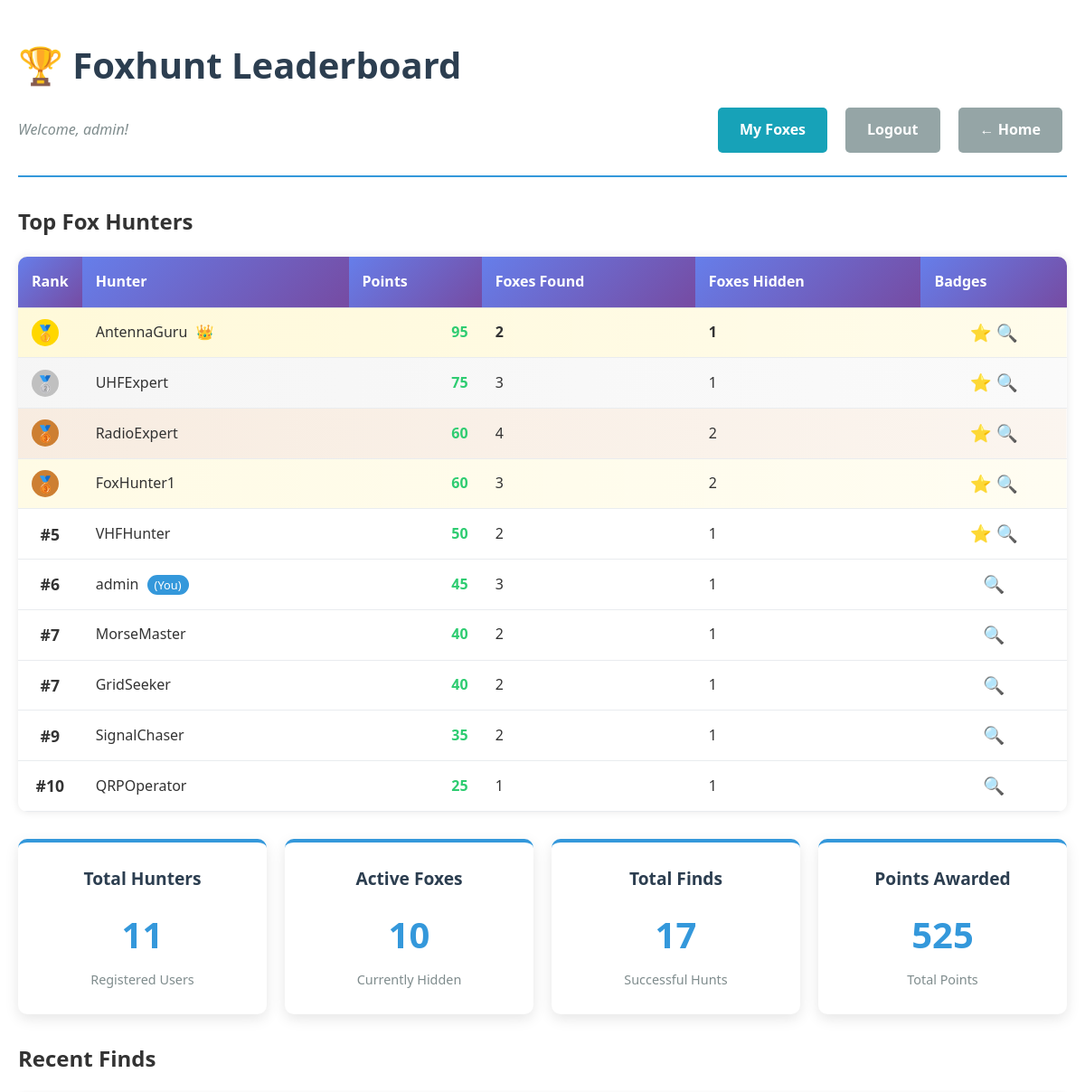
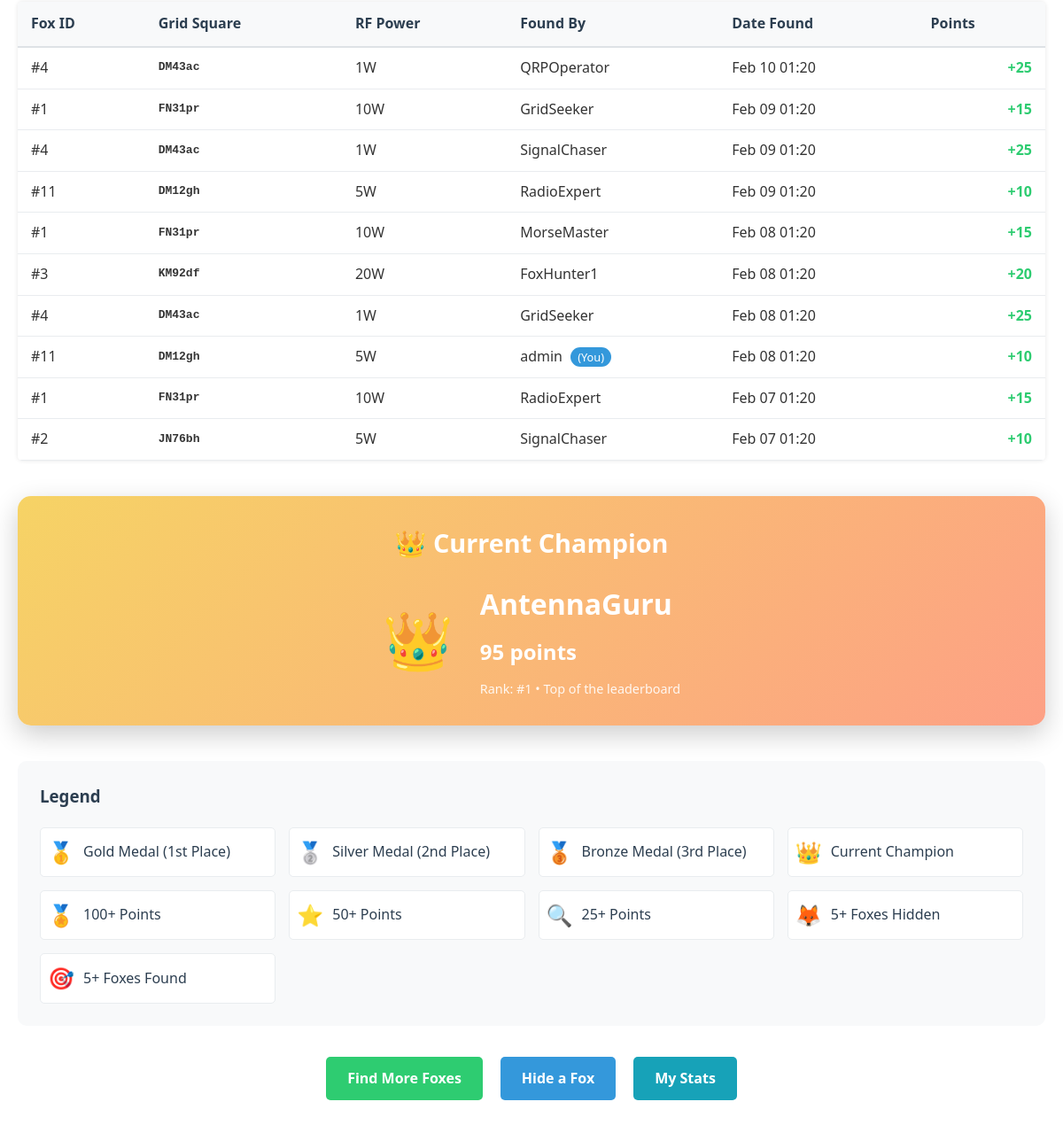
/leaderboard.php (signed in), run on the app's committed database (2 pictures, top to bottom).
### tables this page shows
CREATE TABLE users (
    id INT AUTO_INCREMENT PRIMARY KEY,
    username VARCHAR(50) UNIQUE NOT NULL,
    email VARCHAR(100) NULL,  
    password_hash VARCHAR(255) NOT NULL,
    is_admin BOOLEAN DEFAULT FALSE,
    total_points INT DEFAULT 0,
    foxes_hidden INT DEFAULT 0,
    foxes_found INT DEFAULT 0,
    last_activity DATETIME DEFAULT CURRENT_TIMESTAMP,
    created_at DATETIME DEFAULT CURRENT_TIMESTAMP,
    INDEX idx_username (username),
    INDEX idx_email (email),
    INDEX idx_points (total_points DESC)
);

CREATE TABLE fox_finds (
    id INT AUTO_INCREMENT PRIMARY KEY,
    fox_id INT NOT NULL,
    user_id INT NOT NULL,
    found_at DATETIME DEFAULT CURRENT_TIMESTAMP,
    serial_number VARCHAR(8) NOT NULL,
    points_awarded INT DEFAULT 0,
    FOREIGN KEY (fox_id) REFERENCES foxes(id) ON DELETE CASCADE,
    FOREIGN KEY (user_id) REFERENCES users(id) ON DELETE CASCADE,
    UNIQUE KEY unique_fox_user (fox_id, user_id),
    INDEX idx_fox_id (fox_id),
    INDEX idx_user_id (user_id),
    INDEX idx_found_at (found_at DESC)
);

CREATE TABLE foxes (
    id INT AUTO_INCREMENT PRIMARY KEY,
    serial_number VARCHAR(8) UNIQUE NOT NULL,
    grid_square VARCHAR(6) NOT NULL,
    frequency VARCHAR(8) DEFAULT '146.520',  
    mode VARCHAR(4) DEFAULT 'FM',  
    rf_power VARCHAR(5) DEFAULT '5W',  
    notes VARCHAR(25),
    hidden_by INT,
    hidden_at DATETIME DEFAULT CURRENT_TIMESTAMP,
    expires_at DATETIME,
    points INT DEFAULT 10,
    total_finds INT DEFAULT 0,
    first_found_at DATETIME,
    FOREIGN KEY (hidden_by) REFERENCES users(id) ON DELETE SET NULL,
    INDEX idx_grid_square (grid_square),
    INDEX idx_frequency (frequency),  
    INDEX idx_hidden_by (hidden_by),
    INDEX idx_expires (expires_at),
    INDEX idx_hidden_at (hidden_at DESC),
    INDEX idx_total_finds (total_finds DESC)
);

### config.php (called while the page is built, shortened)
<?php
function isLoggedIn() {
    return true;
}

### leaderboard.php (the view, shortened to what this page needs)
<?php
require_once 'config.php';
$db = getDB();
$leaderboard = [];
$recent_finds = [];
$stats = [];
try {
    $stmt = $db->query("SELECT * FROM leaderboard_view ORDER BY rank_position");
    $leaderboard = $stmt->fetchAll();
    $stmt = $db->query("SELECT ff.*,
        f.grid_square, f.rf_power, f.notes,
        uh.username as hidden_by_username,
        uf.username as found_by_username
        FROM fox_finds ff
        JOIN foxes f ON ff.fox_id = f.id
        LEFT JOIN users uh ON f.hidden_by = uh.id
        LEFT JOIN users uf ON ff.user_id = uf.id
        ORDER BY ff.found_at DESC
        LIMIT 10");
    $recent_finds = $stmt->fetchAll();
    $stats = $db->query("SELECT
        (SELECT COUNT(*) FROM users) as total_users,
        (SELECT COUNT(*) FROM foxes) as total_foxes,
        (SELECT COUNT(*) FROM fox_finds) as total_finds,
        (SELECT SUM(total_points) FROM users) as total_points_awarded,
        (SELECT AVG(points) FROM foxes) as avg_points,
        (SELECT username FROM users ORDER BY total_points DESC LIMIT 1) as top_hunter,
        (SELECT total_points FROM users ORDER BY total_points DESC LIMIT 1) as top_score,
        (SELECT COUNT(*) FROM foxes WHERE expires_at IS NULL OR expires_at > NOW()) as active_foxes
        FROM dual")->fetch();
} catch (PDOException $e) {
    $error = "Error loading leaderboard: " . $e->getMessage();
}
?>
<!DOCTYPE html>
<html lang="en">
<head>
    <link rel="stylesheet" href="styles.css">
</head>
<body>
    <div class="container">
        <header>
            <h1>🏆 Foxhunt Leaderboard</h1>
            <div class="header-actions">
                <?php if (isLoggedIn()): ?>
                    <span class="user-info">Welcome, <?php echo htmlspecialchars($_SESSION['username']); ?>!</span>
                    <a href="my_foxes.php" class="btn btn-info">My Foxes</a>
                    <a href="logout.php" class="btn btn-secondary">Logout</a>
                <?php else: ?>
                    <a href="login.php" class="btn btn-primary">Login</a>
                    <a href="signup.php" class="btn btn-success">Sign Up</a>
                <?php endif; ?>
                <a href="index.php" class="btn btn-secondary">← Home</a>
            </div>
        </header>
        <div class="leaderboard-section">
            <h2>Top Fox Hunters</h2>
            <?php if (empty($leaderboard)): ?>
                <div class="no-data">
                    <h3>No Leaderboard Data</h3>
                    <p>No hunters have earned points yet.</p>
                    <p>Be the first to find a fox!</p>
                    <a href="find_fox.php" class="btn btn-success">Start Hunting</a>
                </div>
            <?php else: ?>
                <div class="table-responsive">
                    <table class="leaderboard-table">
                        <thead>
                            <tr>
                                <th>Rank</th>
                                <th>Hunter</th>
                                <th>Points</th>
                                <th>Foxes Found</th>
                                <th>Foxes Hidden</th>
                                <th>Badges</th>
                            </tr>
                        </thead>
                        <tbody>
                            <?php foreach ($leaderboard as $index => $user):
                                $rank = $user['rank_position'];
                                $medal_class = '';
                                $medal_icon = '';
                                if ($rank == 1) {
                                    $medal_class = 'medal-gold';
                                    $medal_icon = '🥇';
                                } elseif ($rank == 2) {
                                    $medal_class = 'medal-silver';
                                    $medal_icon = '🥈';
                                } elseif ($rank == 3) {
                                    $medal_class = 'medal-bronze';
                                    $medal_icon = '🥉';
                                }
                            ?>
                                <tr class="<?php echo $rank <= 3 ? 'top-three' : ''; ?>">
                                    <td class="rank-cell">
                                        <?php if ($medal_class): ?>
                                            <span class="medal <?php echo $medal_class; ?>">
                                                <?php echo $medal_icon; ?>
                                            </span>
                                        <?php else: ?>
                                            <span class="rank-<?php echo $rank; ?>">
                                                #<?php echo $rank; ?>
                                            </span>
                                        <?php endif; ?>
                                    </td>
                                    <td class="username-cell">
                                        <?php echo htmlspecialchars($user['username']); ?>
                                        <?php if (isLoggedIn() && $user['username'] == $_SESSION['username']): ?>
                                            <span class="badge-you">(You)</span>
                                        <?php endif; ?>
                                        <?php if ($user['username'] == ($stats['top_hunter'] ?? '')): ?>
                                            <span class="crown">👑</span>
                                        <?php endif; ?>
                                    </td>
                                    <td class="points-cell"><?php echo $user['total_points']; ?></td>
                                    <td><?php echo $user['foxes_found']; ?></td>
                                    <td><?php echo $user['foxes_hidden']; ?></td>
                                    <td class="badges-cell">
                                        <div class="user-badges">
                                            <?php if ($user['total_points'] >= 50): ?>⭐<?php endif; ?>
                                            <?php if ($user['total_points'] >= 25): ?>🔍<?php endif; ?>
                                        </div>
                                    </td>
                                </tr>
                            <?php endforeach; ?>
                        </tbody>
                    </table>
                </div>
            <?php endif; ?>
        </div>
        <div class="stats-grid">
            <div class="stat-card">
                <h3>Total Hunters</h3>
                <span class="stat-value"><?php echo $stats['total_users'] ?? 0; ?></span>
                <span class="stat-label">Registered Users</span>
            </div>
            <div class="stat-card">
                <h3>Active Foxes</h3>
                <span class="stat-value"><?php echo $stats['active_foxes'] ?? 0; ?></span>
                <span class="stat-label">Currently Hidden</span>
            </div>
            <div class="stat-card">
                <h3>Total Finds</h3>
                <span class="stat-value"><?php echo $stats['total_finds'] ?? 0; ?></span>
                <span class="stat-label">Successful Hunts</span>
            </div>
            <div class="stat-card">
                <h3>Points Awarded</h3>
                <span class="stat-value"><?php echo $stats['total_points_awarded'] ?? 0; ?></span>
                <span class="stat-label">Total Points</span>
            </div>
        </div>
        <div class="section">
            <h2>Recent Finds</h2>
            <?php if (!empty($recent_finds)): ?>
                <table class="recent-finds">
                    <thead>
                        <tr>
                            <th>Fox ID</th>
                            <th>Grid Square</th>
                            <th>RF Power</th>
                            <th>Found By</th>
                            <th>Date Found</th>
                            <th>Points</th>
                        </tr>
                    </thead>
                    <tbody>
                        <?php foreach ($recent_finds as $find): ?>
                            <tr>
                                <td>#<?php echo $find['fox_id']; ?></td>
                                <td class="grid-cell"><?php echo $find['grid_square']; ?></td>
                                <td><?php echo htmlspecialchars($find['rf_power']); ?></td>
                                <td>
                                    <?php echo htmlspecialchars($find['found_by_username']); ?>
                                    <?php if (isLoggedIn() && $find['found_by_username'] == $_SESSION['username']): ?>
                                        <span class="badge-you">(You)</span>
                                    <?php endif; ?>
                                </td>
                                <td><?php echo date('M d H:i', strtotime($find['found_at'])); ?></td>
                                <td class="points-cell">+<?php echo $find['points_awarded']; ?></td>
                            </tr>
                        <?php endforeach; ?>
                    </tbody>
                </table>
            <?php endif; ?>
        </div>
        <?php if ($stats['top_hunter']): ?>
            <div class="top-hunter-section">
                <div class="top-hunter-card">
                    <h3>👑 Current Champion</h3>
                    <div class="champion-info">
                        <div class="champion-avatar">
                            <span class="crown-large">👑</span>
                        </div>
                        <div class="champion-details">
                            <h4><?php echo htmlspecialchars($stats['top_hunter']); ?></h4>
                            <p class="champion-points"><?php echo $stats['top_score']; ?> points</p>
                            <p class="champion-stats">
                                <span>Rank: #1</span>
                                <span>•</span>
                                <span>Top of the leaderboard</span>
                            </p>
                        </div>
                    </div>
                </div>
            </div>
        <?php endif; ?>
        <div class="leaderboard-legend">
            <h3>Legend</h3>
            <div class="legend-grid">
                <div class="legend-item">
                    <span class="legend-icon">🥇</span>
                    <span class="legend-text">Gold Medal (1st Place)</span>
                </div>
                <div class="legend-item">
                    <span class="legend-icon">🥈</span>
                    <span class="legend-text">Silver Medal (2nd Place)</span>
                </div>
                <div class="legend-item">
                    <span class="legend-icon">🥉</span>
                    <span class="legend-text">Bronze Medal (3rd Place)</span>
                </div>
                <div class="legend-item">
                    <span class="legend-icon">👑</span>
                    <span class="legend-text">Current Champion</span>
                </div>
                <div class="legend-item">
                    <span class="legend-icon">🏅</span>
                    <span class="legend-text">100+ Points</span>
                </div>
                <div class="legend-item">
                    <span class="legend-icon">⭐</span>
                    <span class="legend-text">50+ Points</span>
                </div>
                <div class="legend-item">
                    <span class="legend-icon">🔍</span>
                    <span class="legend-text">25+ Points</span>
                </div>
                <div class="legend-item">
                    <span class="legend-icon">🦊</span>
                    <span class="legend-text">5+ Foxes Hidden</span>
                </div>
                <div class="legend-item">
                    <span class="legend-icon">🎯</span>
                    <span class="legend-text">5+ Foxes Found</span>
                </div>
            </div>
        </div>
        <div class="action-buttons">
            <?php if (isLoggedIn()): ?>
                <a href="find_fox.php" class="btn btn-success">Find More Foxes</a>
                <a href="hide_fox.php" class="btn btn-primary">Hide a Fox</a>
                <a href="my_foxes.php" class="btn btn-info">My Stats</a>
            <?php else: ?>
                <a href="signup.php" class="btn btn-success">Join the Hunt</a>
                <a href="find_fox.php" class="btn btn-primary">View Active Foxes</a>
            <?php endif; ?>
        </div>
    </div>
</body>
</html>

### styles.css (style rules this page uses)
* { margin: 0; padding: 0; box-sizing: border-box; }
body { font-family: 'Segoe UI', Tahoma, Geneva, Verdana, sans-serif; line-height: 1.6; color: #333; background: #f5f5f5; min-height: 100vh; }
.container { max-width: 1200px; margin: 0 auto; padding: 20px; background: white; min-height: 100vh; box-shadow: 0 0 10px rgba(0,0,0,0.1); }
header { padding: 20px 0; border-bottom: 2px solid #3498db; margin-bottom: 30px; }
h1 { color: #2c3e50; font-size: 2.5em; margin-bottom: 5px; }
.header-actions { display: flex; gap: 10px; align-items: center; margin-top: 10px; flex-wrap: wrap; }
.user-info { margin-right: auto; color: #7f8c8d; font-style: italic; }
.btn { display: inline-block; padding: 12px 24px; color: white; text-decoration: none; border-radius: 5px; border: none; font-weight: bold; cursor: pointer; transition: all 0.3s; margin: 5px; font-size: 1em; text-align: center; }
.btn-primary { background: #3498db; }
.btn-success { background: #2ecc71; }
.btn-secondary { background: #95a5a6; }
.btn-info { background: #17a2b8; }
table { width: 100%; border-collapse: collapse; margin: 20px 0; background: white; box-shadow: 0 0 5px rgba(0,0,0,0.1); border-radius: 5px; overflow: hidden; }
th, td { padding: 12px 15px; text-align: left; border-bottom: 1px solid #ddd; }
th { background: #f8f9fa; font-weight: bold; color: #2c3e50; }
.leaderboard-table tr.top-three { background: #fff8e1; }
.section { margin: 30px 0; }
.stats-grid { display: grid; grid-template-columns: repeat(auto-fit, minmax(150px, 1fr)); gap: 20px; margin-top: 20px; }
.stat-value { display: block; font-size: 2em; font-weight: bold; color: #3498db; margin-bottom: 5px; }
.stat-label { color: #7f8c8d; font-size: 0.9em; }
.action-buttons { display: flex; gap: 10px; justify-content: center; margin: 30px 0; flex-wrap: wrap; }
.grid-cell { font-family: monospace; font-weight: bold; }
.points-cell { color: #27ae60; font-weight: bold; }

### data on the page
users: medal_icon "🥇", username "AntennaGuru", total_points "95", foxes_found "2", foxes_hidden "1"
users: medal_icon "🥈", username "UHFExpert", total_points "75", foxes_found "3", foxes_hidden "1"
users: medal_icon "🥉", username "RadioExpert", total_points "60", foxes_found "4", foxes_hidden "2"
users: medal_icon "🥉", username "FoxHunter1", total_points "60", foxes_found "3", foxes_hidden "2"
users: rank "5", username "VHFHunter", total_points "50", foxes_found "2", foxes_hidden "1"
users: rank "6", username "admin", shows "(You)", total_points "45", foxes_found "3", foxes_hidden "1"
users: rank "7", username "MorseMaster", total_points "40", foxes_found "2", foxes_hidden "1"
users: rank "7", username "GridSeeker", total_points "40", foxes_found "2", foxes_hidden "1"
users: rank "9", username "SignalChaser", total_points "35", foxes_found "2", foxes_hidden "1"
users: rank "10", username "QRPOperator", total_points "25", foxes_found "1", foxes_hidden "1"
fox_finds: fox "4", fox.grid_square "DM43ac", fox.rf_power "1W", user.username "QRPOperator", found_at "Feb 10 01:20", points_awarded "25"
fox_finds: fox "1", fox.grid_square "FN31pr", fox.rf_power "10W", user.username "GridSeeker", found_at "Feb 09 01:20", points_awarded "15"
fox_finds: fox "4", fox.grid_square "DM43ac", fox.rf_power "1W", user.username "SignalChaser", found_at "Feb 09 01:20", points_awarded "25"
fox_finds: fox "11", fox.grid_square "DM12gh", fox.rf_power "5W", user.username "RadioExpert", found_at "Feb 09 01:20", points_awarded "10"
fox_finds: fox "1", fox.grid_square "FN31pr", fox.rf_power "10W", user.username "MorseMaster", found_at "Feb 08 01:20", points_awarded "15"
fox_finds: fox "3", fox.grid_square "KM92df", fox.rf_power "20W", user.username "FoxHunter1", found_at "Feb 08 01:20", points_awarded "20"
fox_finds: fox "4", fox.grid_square "DM43ac", fox.rf_power "1W", user.username "GridSeeker", found_at "Feb 08 01:20", points_awarded "25"
fox_finds: fox "11", fox.grid_square "DM12gh", fox.rf_power "5W", user.username "admin", shows "(You)", found_at "Feb 08 01:20", points_awarded "10"
fox_finds: fox "1", fox.grid_square "FN31pr", fox.rf_power "10W", user.username "RadioExpert", found_at "Feb 07 01:20", points_awarded "15"
fox_finds: fox "2", fox.grid_square "JN76bh", fox.rf_power "5W", user.username "SignalChaser", found_at "Feb 07 01:20", points_awarded "10"

### other printed values
$_SESSION['username'] "admin"
$stats['total_users'] "11"
$stats['active_foxes'] "10"
$stats['total_finds'] "17"
$stats['total_points_awarded'] "525"
$stats['top_hunter'] "AntennaGuru"
$stats['top_score'] "95"
